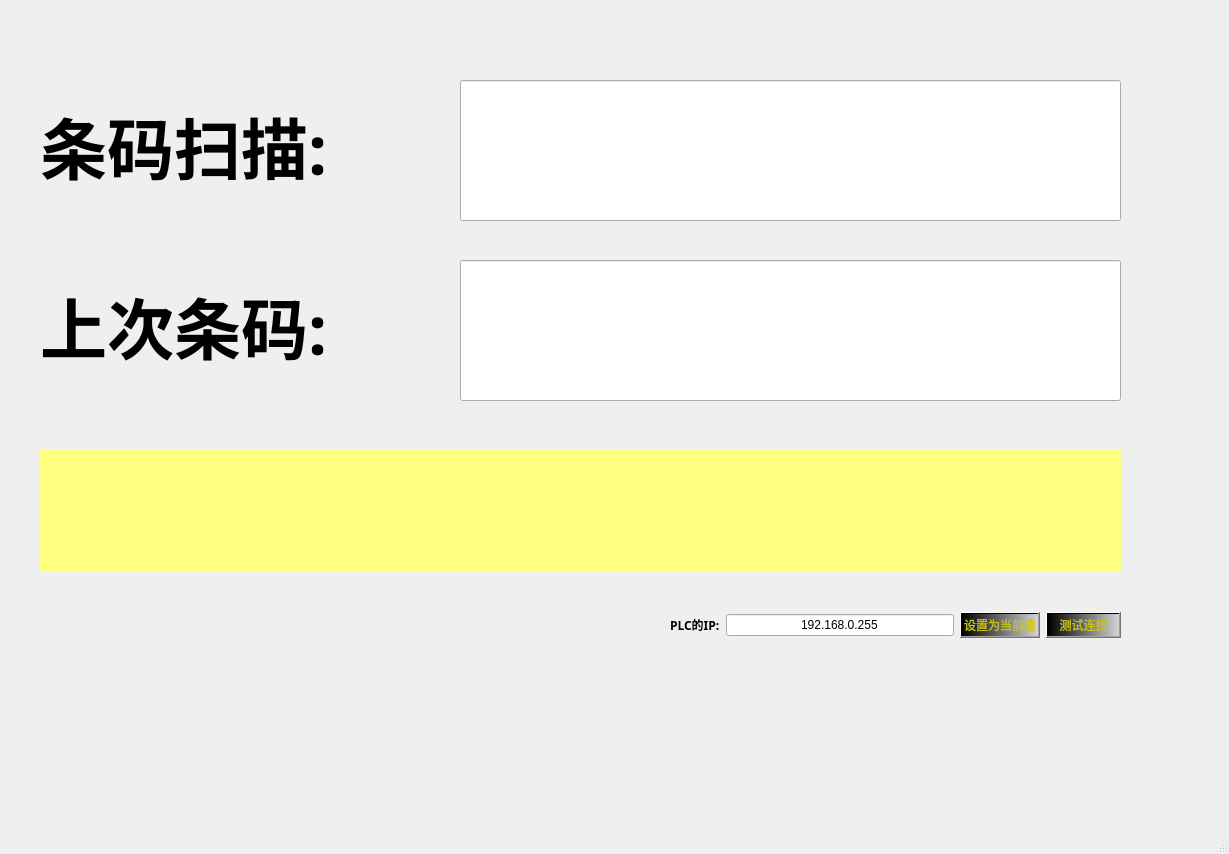
<?xml version="1.0" encoding="UTF-8"?>
<ui version="4.0">
 <class>MainWindow</class>
 <widget class="QMainWindow" name="MainWindow">
  <property name="geometry">
   <rect>
    <x>0</x>
    <y>0</y>
    <width>1229</width>
    <height>854</height>
   </rect>
  </property>
  <property name="windowTitle">
   <string>条码扫描</string>
  </property>
  <property name="windowIcon">
   <iconset resource="../images/images.qrc">
    <normaloff>:/logo/logo64.ico</normaloff>:/logo/logo64.ico</iconset>
  </property>
  <widget class="QWidget" name="centralwidget">
   <widget class="QLineEdit" name="lineEdit_scanning">
    <property name="geometry">
     <rect>
      <x>460</x>
      <y>80</y>
      <width>661</width>
      <height>141</height>
     </rect>
    </property>
    <property name="font">
     <font>
      <family>华文楷体</family>
      <pointsize>60</pointsize>
     </font>
    </property>
    <property name="text">
     <string/>
    </property>
    <property name="alignment">
     <set>Qt::AlignCenter</set>
    </property>
   </widget>
   <widget class="QLabel" name="label_scanning">
    <property name="geometry">
     <rect>
      <x>40</x>
      <y>80</y>
      <width>361</width>
      <height>131</height>
     </rect>
    </property>
    <property name="font">
     <font>
      <family>华文楷体</family>
      <pointsize>50</pointsize>
      <weight>75</weight>
      <bold>true</bold>
     </font>
    </property>
    <property name="text">
     <string>条码扫描:</string>
    </property>
   </widget>
   <widget class="QLabel" name="label_status">
    <property name="geometry">
     <rect>
      <x>40</x>
      <y>450</y>
      <width>1081</width>
      <height>121</height>
     </rect>
    </property>
    <property name="font">
     <font>
      <family>华文楷体</family>
      <pointsize>50</pointsize>
     </font>
    </property>
    <property name="styleSheet">
     <string notr="true">background-color: rgb(255, 255, 127);</string>
    </property>
    <property name="text">
     <string/>
    </property>
    <property name="alignment">
     <set>Qt::AlignCenter</set>
    </property>
   </widget>
   <widget class="QLabel" name="label_previous_barcode">
    <property name="geometry">
     <rect>
      <x>40</x>
      <y>260</y>
      <width>361</width>
      <height>131</height>
     </rect>
    </property>
    <property name="font">
     <font>
      <family>华文楷体</family>
      <pointsize>50</pointsize>
      <weight>75</weight>
      <bold>true</bold>
     </font>
    </property>
    <property name="text">
     <string>上次条码:</string>
    </property>
   </widget>
   <widget class="QLineEdit" name="lineEdit_previous_barcode">
    <property name="geometry">
     <rect>
      <x>460</x>
      <y>260</y>
      <width>661</width>
      <height>141</height>
     </rect>
    </property>
    <property name="font">
     <font>
      <family>华文楷体</family>
      <pointsize>60</pointsize>
     </font>
    </property>
    <property name="focusPolicy">
     <enum>Qt::NoFocus</enum>
    </property>
    <property name="text">
     <string/>
    </property>
    <property name="alignment">
     <set>Qt::AlignCenter</set>
    </property>
    <property name="readOnly">
     <bool>true</bool>
    </property>
   </widget>
   <widget class="QWidget" name="layoutWidget">
    <property name="geometry">
     <rect>
      <x>670</x>
      <y>610</y>
      <width>451</width>
      <height>30</height>
     </rect>
    </property>
    <layout class="QHBoxLayout" name="horizontalLayout">
     <item>
      <widget class="QLabel" name="label">
       <property name="font">
        <font>
         <family>华文楷体</family>
         <weight>75</weight>
         <bold>true</bold>
        </font>
       </property>
       <property name="text">
        <string>PLC的IP:</string>
       </property>
      </widget>
     </item>
     <item>
      <widget class="QLineEdit" name="lineEdit_IP">
       <property name="text">
        <string>192.168.0.255</string>
       </property>
       <property name="alignment">
        <set>Qt::AlignCenter</set>
       </property>
      </widget>
     </item>
     <item>
      <widget class="QPushButton" name="pushButton_change_ip">
       <property name="font">
        <font>
         <family>华文楷体</family>
         <weight>50</weight>
         <bold>false</bold>
        </font>
       </property>
       <property name="styleSheet">
        <string notr="true">background-color: qlineargradient(spread:pad, x1:0, y1:0, x2:1.2, y2:0, stop:0 rgba(0, 0, 0, 255), stop:1 rgba(255, 255, 255, 255));
color: rgb(200, 194, 15);</string>
       </property>
       <property name="text">
        <string>设置为当前值</string>
       </property>
      </widget>
     </item>
     <item>
      <widget class="QPushButton" name="pushButton_plc_connect_test">
       <property name="font">
        <font>
         <family>华文楷体</family>
         <weight>50</weight>
         <bold>false</bold>
        </font>
       </property>
       <property name="styleSheet">
        <string notr="true">background-color: qlineargradient(spread:pad, x1:0, y1:0, x2:1.2, y2:0, stop:0 rgba(0, 0, 0, 255), stop:1 rgba(255, 255, 255, 255));
color: rgb(200, 194, 15);</string>
       </property>
       <property name="text">
        <string>测试连接</string>
       </property>
      </widget>
     </item>
    </layout>
   </widget>
  </widget>
  <widget class="QMenuBar" name="menubar">
   <property name="geometry">
    <rect>
     <x>0</x>
     <y>0</y>
     <width>1229</width>
     <height>26</height>
    </rect>
   </property>
  </widget>
  <widget class="QStatusBar" name="statusbar"/>
 </widget>
 <resources>
  <include location="../images/images.qrc"/>
 </resources>
 <connections>
  <connection>
   <sender>lineEdit_scanning</sender>
   <signal>returnPressed()</signal>
   <receiver>MainWindow</receiver>
   <slot>barcode_scanning()</slot>
   <hints>
    <hint type="sourcelabel">
     <x>636</x>
     <y>154</y>
    </hint>
    <hint type="destinationlabel">
     <x>637</x>
     <y>34</y>
    </hint>
   </hints>
  </connection>
  <connection>
   <sender>pushButton_change_ip</sender>
   <signal>clicked()</signal>
   <receiver>MainWindow</receiver>
   <slot>change_ip()</slot>
   <hints>
    <hint type="sourcelabel">
     <x>969</x>
     <y>652</y>
    </hint>
    <hint type="destinationlabel">
     <x>967</x>
     <y>712</y>
    </hint>
   </hints>
  </connection>
  <connection>
   <sender>pushButton_plc_connect_test</sender>
   <signal>clicked()</signal>
   <receiver>MainWindow</receiver>
   <slot>connect_test()</slot>
   <hints>
    <hint type="sourcelabel">
     <x>1072</x>
     <y>648</y>
    </hint>
    <hint type="destinationlabel">
     <x>1073</x>
     <y>726</y>
    </hint>
   </hints>
  </connection>
 </connections>
 <slots>
  <slot>barcode_scanning()</slot>
  <slot>change_ip()</slot>
  <slot>connect_test()</slot>
 </slots>
</ui>
